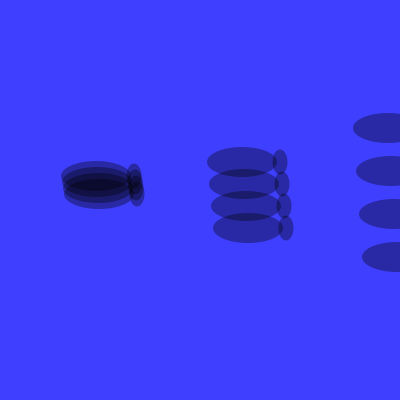
Frame 1 (no input)
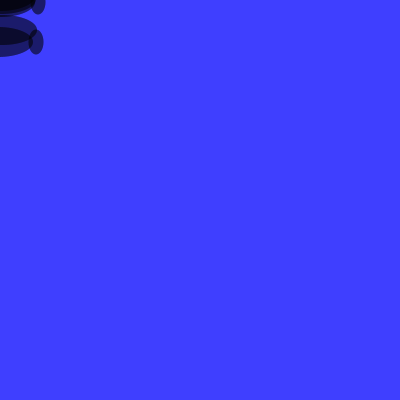
Frame 60 (the mouse pressed at the canvas centre just before this capture)
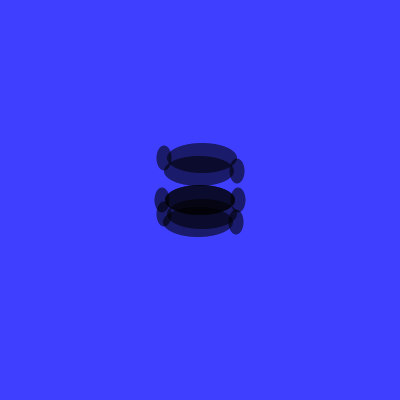
Frame 120 (the mouse held since frame 60 and released just before this capture)

The Processing sketch that drew these frames (run headless with seeded random() and noise(); from frame 60 on, the mouse is pressed at the canvas centre):

// Processing sketch: fishDancing
// ── fishDancing.pde
// 定数
final int[] fishToLeft  = new int[] {    // 魚の形状 (左向き)
  0, 0, 70, 30, // 胴体の相対位置(x,y)・横幅・縦幅
  38, 0, 15, 25                          // 尾びれの相対位置(x,y)・横幅・縦幅
};
final int[] fishToRight = new int[] {    // 魚の形状 (右向き)
  0, 0, 70, 30, 
  -38, 0, 15, 25
};
final int[] x = new int[]{
  100, 250, 400, 550
};                                      // 魚の中心の x座標
final int[] y = new int[]{
  200, 250, 300, 350
};                                     // 魚の中心の y座標
final int[] vx = new int[]{
  1, 2, 3, 4
};                                     // 魚の進む速さ
final int[] vy = new int[]{
  1, 2, 3, 4
};                                     // 魚の進む速さ
final int bodyX = 0;
final int bodyY = 1;
final int bodyLength = 2;
final int bodyWidth =3;
final int finX = 4;
final int finY = 5;
final int finLength = 6;
final int finWidth = 7;

// 変数
int[] fish;                        // 現在の魚の形状

void setup() {
  size(400, 400);             // ウィンドウのサイズ
  noStroke();                 // 輪郭線を無効に
  background(63, 63, 255);    // 背景色
  fill(63, 31, 31);           // 塗る色

  // 変数の初期値

  fish = fishToRight;         // 変数 fish は 変数 fishToRight と同じ配列を参照
}

void draw() {
  background(63, 63, 255);
  fill(0, 0, 0, 90);
  for (int i = 0; i < 4; i++ ) {
    if (x[0] + fish[bodyX] < mouseX) {
      fish = fishToRight;
      x[0] = x[0]+ vx[0];
    } else if (x[0] + bodyX > mouseX) {
      fish = fishToLeft;
      x[0] = x[0] - vx[0];
    }

    if (y[0] + fish[bodyY] < mouseY) {
      y[0] = y[0] + vy[0]+5;
    } else if (y[0] + fish[bodyY] > mouseY) {
      y[0] = y[0] - vy[0]-5;
    }
    ellipse( x[0] +fish[bodyX], y[0]+fish[bodyY], fish[bodyLength], fish[bodyWidth]);
    ellipse( x[0] + fish[finX], y[0] + fish[finY], fish[finLength], fish[finWidth]); 
    // ここを考える
    if (x[1] + fish[bodyX] < mouseX) {
      fish = fishToRight;
      x[1] = x[1]+ vx[1];
    } else if (x[1] + bodyX > mouseX) {
      fish = fishToLeft;
      x[1] = x[1] - vx[1];
    }

    if (y[1] + fish[bodyY] < mouseY) {
      y[1] = y[1] + vy[1]-20;
    } else if (y[1] + fish[bodyY] > mouseY) {
      y[1] = y[1] - vy[1]-20;
    }
    ellipse( x[1] +fish[bodyX], y[1]+fish[bodyY] , fish[bodyLength], fish[bodyWidth]);
    ellipse( x[1] + fish[finX], y[1] + fish[finY], fish[finLength], fish[finWidth]); 

    if (x[2] + fish[bodyX] < mouseX) {
      fish = fishToRight;
      x[2] = x[2]+ vx[2];
    } else if (x[2] + bodyX > mouseX) {
      fish = fishToLeft;
      x[2] = x[2] - vx[2];
    }

    if (y[2] + fish[bodyY] < mouseY) {
      y[2] = y[2] + vy[2]+40;
    } else if (y[2] + fish[bodyY] > mouseY) {
      y[2] = y[2] - vy[2]-40;
    }
    ellipse( x[2] +fish[bodyX], y[2]+fish[bodyY], fish[bodyLength], fish[bodyWidth]);
    ellipse( x[2] + fish[finX], y[2] + fish[finY], fish[finLength], fish[finWidth]);

    if (x[3] + fish[bodyX] < mouseX) {
      fish = fishToRight;
      x[3] = x[3]+ vx[3];
    } else if (x[3] + bodyX > mouseX) {
      fish = fishToLeft;
      x[3] = x[3] - vx[3];
    }

    if (y[3] + fish[bodyY] < mouseY) {
      y[3] = y[3] + vy[3]+60;
    } else if (y[3] + fish[bodyY] > mouseY) {
      y[3] = y[3] - vy[3]-60;
    }
    ellipse( x[3] +fish[bodyX], y[3]+fish[bodyY], fish[bodyLength], fish[bodyWidth]);
    ellipse( x[3] + fish[finX], y[3] + fish[finY], fish[finLength], fish[finWidth]);
  }
}
